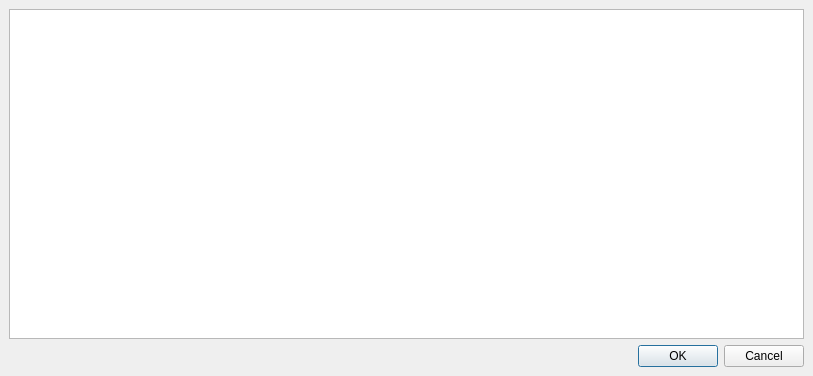
<ui version="4.0" >
 <class>Dialog</class>
 <widget class="QDialog" name="Dialog" >
  <property name="geometry" >
   <rect>
    <x>0</x>
    <y>0</y>
    <width>813</width>
    <height>376</height>
   </rect>
  </property>
  <property name="windowTitle" >
   <string>Dialog</string>
  </property>
  <layout class="QVBoxLayout" >
   <property name="margin" >
    <number>9</number>
   </property>
   <property name="spacing" >
    <number>6</number>
   </property>
   <item>
    <widget class="QTextEdit" name="text" >
     <property name="font" >
      <font>
       <family>Courier 10 Pitch</family>
       <pointsize>11</pointsize>
       <antialiasing>false</antialiasing>
      </font>
     </property>
     <property name="lineWrapColumnOrWidth" >
      <number>80</number>
     </property>
     <property name="readOnly" >
      <bool>true</bool>
     </property>
    </widget>
   </item>
   <item>
    <widget class="QDialogButtonBox" name="buttonBox" >
     <property name="orientation" >
      <enum>Qt::Horizontal</enum>
     </property>
     <property name="standardButtons" >
      <set>QDialogButtonBox::Cancel|QDialogButtonBox::NoButton|QDialogButtonBox::Ok</set>
     </property>
    </widget>
   </item>
  </layout>
 </widget>
 <resources/>
 <connections>
  <connection>
   <sender>buttonBox</sender>
   <signal>accepted()</signal>
   <receiver>Dialog</receiver>
   <slot>accept()</slot>
   <hints>
    <hint type="sourcelabel" >
     <x>248</x>
     <y>254</y>
    </hint>
    <hint type="destinationlabel" >
     <x>157</x>
     <y>274</y>
    </hint>
   </hints>
  </connection>
  <connection>
   <sender>buttonBox</sender>
   <signal>rejected()</signal>
   <receiver>Dialog</receiver>
   <slot>reject()</slot>
   <hints>
    <hint type="sourcelabel" >
     <x>316</x>
     <y>260</y>
    </hint>
    <hint type="destinationlabel" >
     <x>286</x>
     <y>274</y>
    </hint>
   </hints>
  </connection>
 </connections>
</ui>
